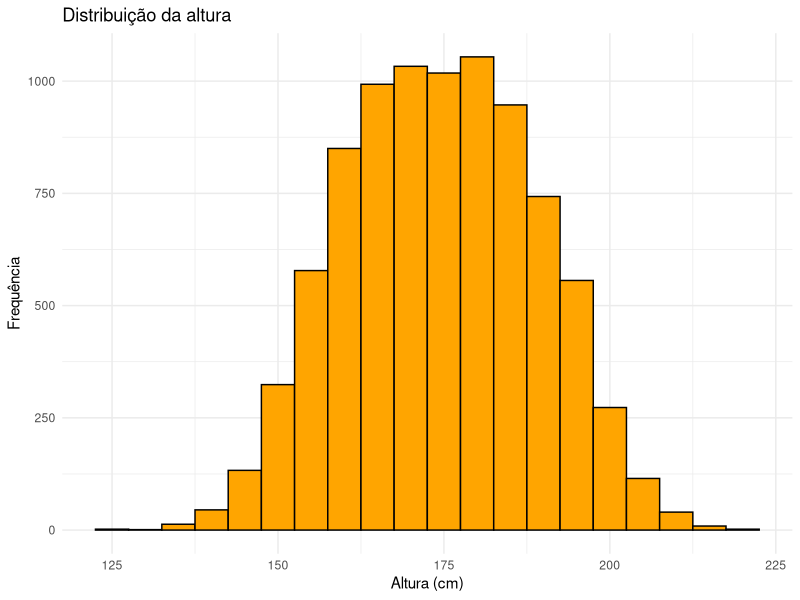
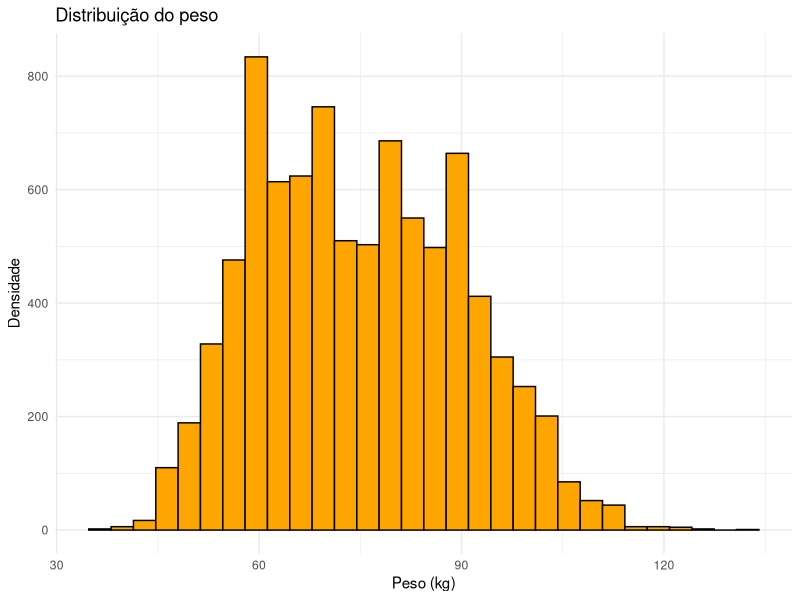
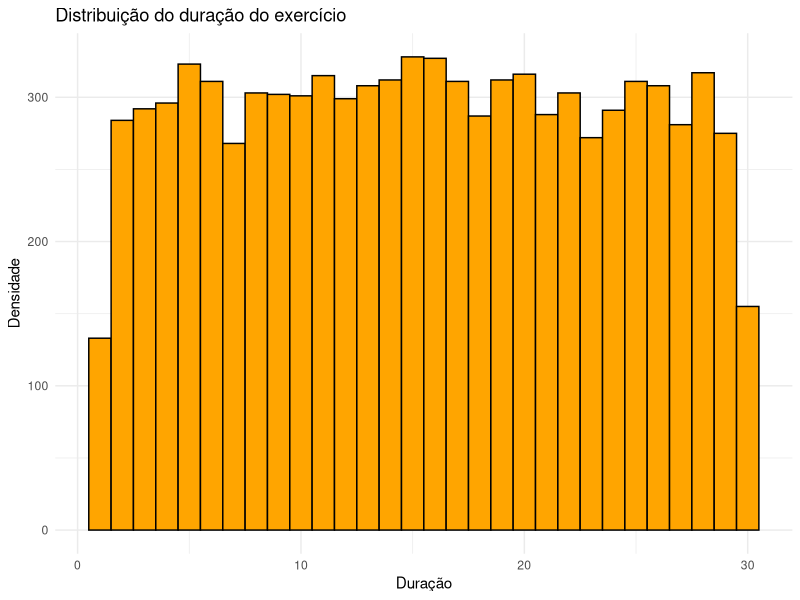
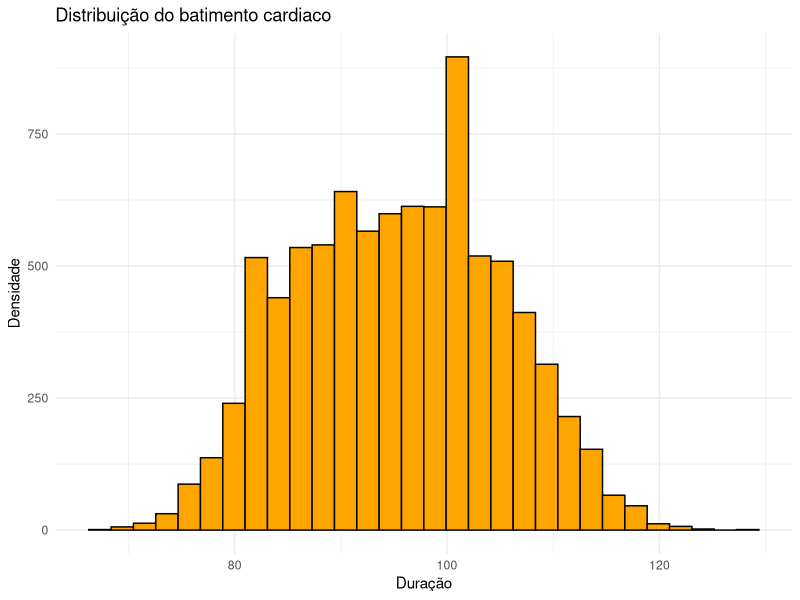
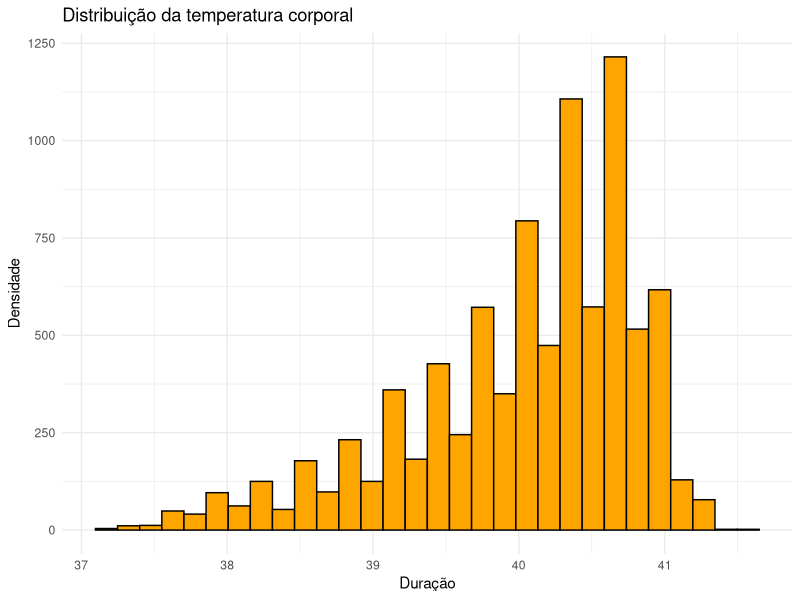
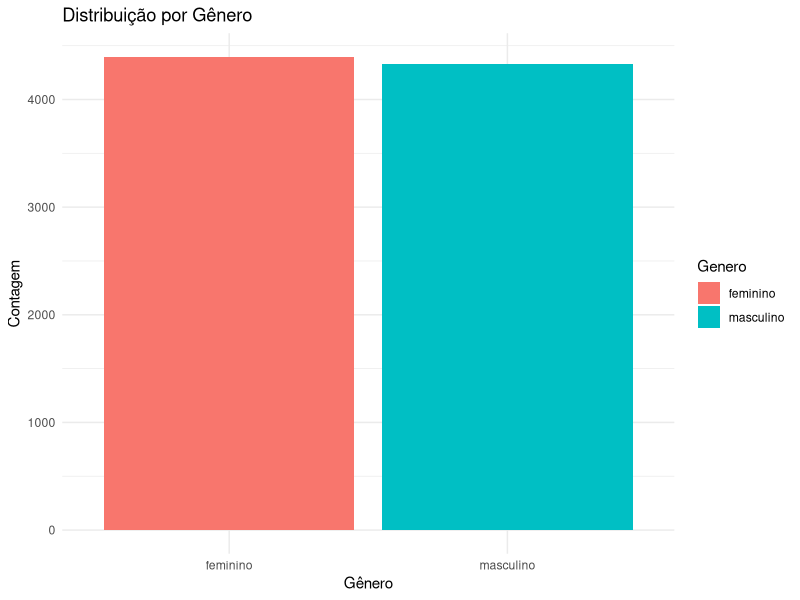
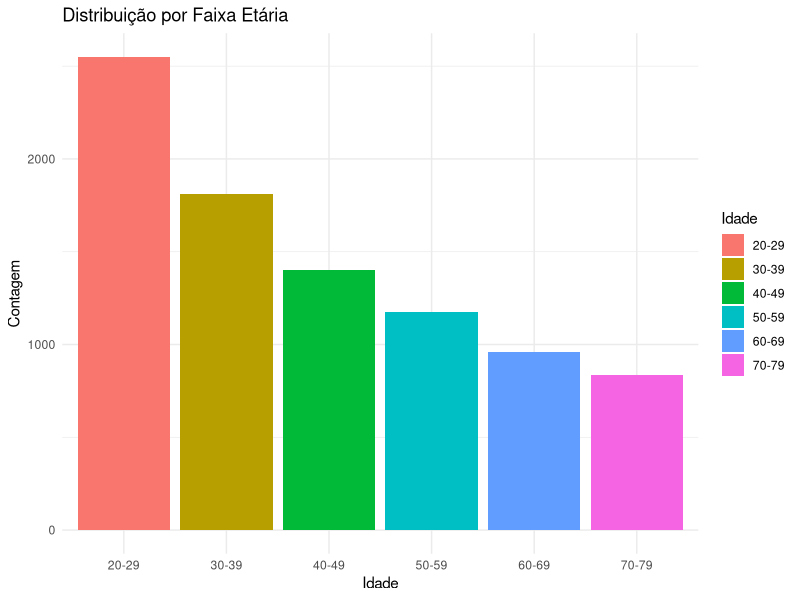
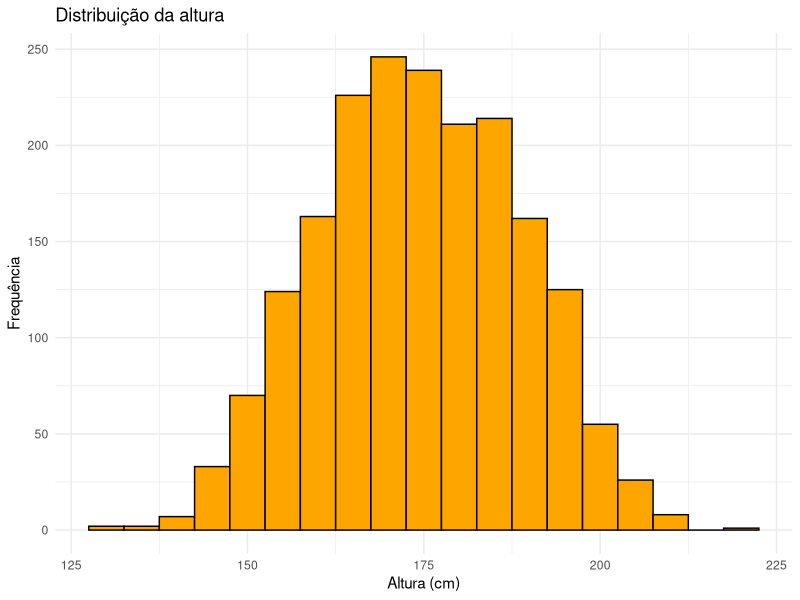

These charts were generated, in order, by the following R code:
## ---- chunk 1

knitr::opts_chunk$set(
  echo = TRUE,      # Exibir código nos chunks
  error = FALSE,    # Ocultar mensagens de erro
  message = FALSE,  # Ocultar mensagens informativas
  warning = FALSE,  # Ocultar avisos
  tidy = FALSE      # Não reformatar automaticamente o código
)

options(digits = 3) # Definição do número de casas decimais padrão
## ---- chunk 2
dados_treino <- read.csv("T01_train_set.csv")
dados_validacao <- read.csv("T01_valid_set.csv")

paste("O dataframe de TREINO possui",nrow(dados_treino),"registros",sep=" ")
paste("###################################################################")
paste("summary TREINO:")
summary(dados_treino)
paste("###################################################################")
paste("O dataframe de VALIDAÇÃO possui",nrow(dados_validacao),"registros",sep=" ")
paste("###################################################################")
paste("summary VALIDAÇÃO:")
summary(dados_validacao)


paste("###################################################################")
## ---- chunk 3
dados_treino_sem_NAs <- dados_treino[!is.na(dados_treino$Genero) & !is.na(dados_treino$Altura) & !is.na(dados_treino$Peso) & !is.na(dados_treino$Batimento.Cardiaco) & !is.na(dados_treino$Idade),]


paste("###################################################################")
paste("summary após a remoção de regitros com NA:")
summary(dados_treino_sem_NAs)

paste("###################################################################")
paste("Foram removidos",nrow(dados_treino) - nrow(dados_treino_sem_NAs)," registros inválidos", sep=" ")

paste("Versão final após limpeza dos dados possui",nrow(dados_treino_sem_NAs),"registros",sep=" ")

paste("###################################################################")

dados_validacao_sem_NAs <- dados_validacao[!is.na(dados_validacao$Duracao) & !is.na(dados_validacao$Temperatura.Corporal)& !is.na(dados_validacao$Peso),]


paste("###################################################################")
paste("summary após a remoção de regitros com NA:")
summary(dados_validacao_sem_NAs)

paste("###################################################################")
paste("Foram removidos",nrow(dados_validacao) - nrow(dados_validacao_sem_NAs)," registros inválidos do dataset de VALIDAÇÃO", sep=" ")

paste("Versão final após limpeza dos dados possui",nrow(dados_validacao_sem_NAs),"registros",sep=" ")
paste("###################################################################")
## ---- chunk 4
library(ggplot2)

# Histograma da altura
ggplot(dados_treino_sem_NAs, aes(x = Altura)) +
  geom_histogram(binwidth = 5, fill = "orange", color = "black") +
  theme_minimal() +
  labs(title = "Distribuição da altura", x = "Altura (cm)", y = "Frequência")

# Histograma do peso
ggplot(dados_treino_sem_NAs, aes(x = Peso)) +
  geom_histogram(fill = "orange", color = "black") +
  theme_minimal() +
  labs(title = "Distribuição do peso", x = "Peso (kg)", y = "Densidade")

# Histograma do duração do exercício
ggplot(dados_treino_sem_NAs, aes(x = Duracao)) +
  geom_histogram(fill = "orange", color = "black") +
  theme_minimal() +
  labs(title = "Distribuição do duração do exercício", x = "Duração", y = "Densidade")

# Histograma do batimetno cardiaco
ggplot(dados_treino_sem_NAs, aes(x = Batimento.Cardiaco)) +
  geom_histogram(fill = "orange", color = "black") +
  theme_minimal() +
  labs(title = "Distribuição do batimento cardiaco", x = "Duração", y = "Densidade")

# Histograma da temperatura corporal
ggplot(dados_treino_sem_NAs, aes(x = Temperatura.Corporal)) +
  geom_histogram(fill = "orange", color = "black") +
  theme_minimal() +
  labs(title = "Distribuição da temperatura corporal", x = "Duração", y = "Densidade")

ggplot(dados_treino_sem_NAs, aes(x = Genero, fill = Genero)) +
  geom_bar() +
  theme_minimal() +
  labs(title = "Distribuição por Gênero", x = "Gênero", y = "Contagem")

ggplot(dados_treino_sem_NAs, aes(x = Idade, fill = Idade)) +
  geom_bar() +
  theme_minimal() +
  labs(title = "Distribuição por Faixa Etária", x = "Idade", y = "Contagem")

## ---- chunk 5
library(ggplot2)

# Histograma da altura
ggplot(dados_validacao_sem_NAs, aes(x = Altura)) +
  geom_histogram(binwidth = 5, fill = "orange", color = "black") +
  theme_minimal() +
  labs(title = "Distribuição da altura", x = "Altura (cm)", y = "Frequência")

# Histograma do peso
ggplot(dados_validacao_sem_NAs, aes(x = Peso)) +
  geom_histogram(fill = "orange", color = "black") +
  theme_minimal() +
  labs(title = "Distribuição do peso", x = "Peso (kg)", y = "Densidade")

# Histograma do duração do exercício
ggplot(dados_validacao_sem_NAs, aes(x = Duracao)) +
  geom_histogram(fill = "orange", color = "black") +
  theme_minimal() +
  labs(title = "Distribuição do duração do exercício", x = "Duração", y = "Densidade")

# Histograma do batimetno cardiaco
ggplot(dados_validacao_sem_NAs, aes(x = Batimento.Cardiaco)) +
  geom_histogram(fill = "orange", color = "black") +
  theme_minimal() +
  labs(title = "Distribuição do batimento cardiaco", x = "Duração", y = "Densidade")

# Histograma da temperatura corporal
ggplot(dados_validacao_sem_NAs, aes(x = Temperatura.Corporal)) +
  geom_histogram(fill = "orange", color = "black") +
  theme_minimal() +
  labs(title = "Distribuição da temperatura corporal", x = "Duração", y = "Densidade")

ggplot(dados_validacao_sem_NAs, aes(x = Genero, fill = Genero)) +
  geom_bar() +
  theme_minimal() +
  labs(title = "Distribuição por Gênero", x = "Gênero", y = "Contagem")

ggplot(dados_validacao_sem_NAs, aes(x = Idade, fill = Idade)) +
  geom_bar() +
  theme_minimal() +
  labs(title = "Distribuição por Faixa Etária", x = "Idade", y = "Contagem")

## ---- chunk 6
paste("Amostra de dados de idade:")
head(dados_treino_sem_NAs$Idade)
paste("###################################################################")
paste("Amostra de dados de genero:")
head(dados_treino_sem_NAs$Genero)
paste("###################################################################")
## ---- chunk 7
paste("#####################################################")
paste("One hot encoding para conjunto de TREINO")
dados_para_encoding_treino <- dados_treino_sem_NAs
idade_one_hot_encoding <- model.matrix(~Idade - 1, data = dados_para_encoding_treino)
dados_para_encoding_treino <- cbind(dados_para_encoding_treino, idade_one_hot_encoding)

genero_one_hot_encoding <- model.matrix(~Genero - 1, data = dados_para_encoding_treino)
dados_para_encoding_treino <- cbind(dados_para_encoding_treino, genero_one_hot_encoding)

dados_para_encoding_treino$Idade <- NULL
dados_para_encoding_treino$Genero <- NULL
colnames(dados_para_encoding_treino) <- gsub("-", "_", colnames(dados_para_encoding_treino))

paste("#####################################################")
paste("One hot encoding para conjunto de VALIDAÇÃO")

dados_para_encoding_validacao <- dados_validacao_sem_NAs
idade_one_hot_encoding <- model.matrix(~Idade - 1, data = dados_para_encoding_validacao)
dados_para_encoding_validacao <- cbind(dados_para_encoding_validacao, idade_one_hot_encoding)

genero_one_hot_encoding <- model.matrix(~Genero - 1, data = dados_para_encoding_validacao)
dados_para_encoding_validacao <- cbind(dados_para_encoding_validacao, genero_one_hot_encoding)

dados_para_encoding_validacao$Idade <- NULL
dados_para_encoding_validacao$Genero <- NULL
colnames(dados_para_encoding_validacao) <- gsub("-", "_", colnames(dados_para_encoding_validacao))

paste("#####################################################")
paste("Amostra dos dados de TREINO")
head(dados_para_encoding_treino, 20)
paste("Amostra dos dados de VALIDAÇÃO")
head(dados_para_encoding_validacao, 20)
## ---- chunk 8
# Calculando os valores mínimos e máximos de cada variável
min_features <- apply(dados_para_encoding_treino[, 1:6], 2, min)
max_features <- apply(dados_para_encoding_treino[, 1:6], 2, max)
diff         <- max_features - min_features

print("Valores mínimos")
print(min_features)
print("Valores máximos")
print(max_features)
print("Diferença entre máximos e mínimos")
print(diff)
## ---- chunk 9
# Aplicando a normalização Min-Max nos dados de treino e validação
treino_normalizado <- dados_para_encoding_treino
validacao_normalizado <- dados_para_encoding_validacao

treino_normalizado[, 1:6] <- sweep(treino_normalizado[, 1:6], 2, min_features, "-")
treino_normalizado[, 1:6] <- sweep(treino_normalizado[, 1:6], 2, diff, "/")

validacao_normalizado[, 1:6] <- sweep(validacao_normalizado[, 1:6], 2, min_features, "-")
validacao_normalizado[, 1:6] <- sweep(validacao_normalizado[, 1:6], 2, diff, "/")
